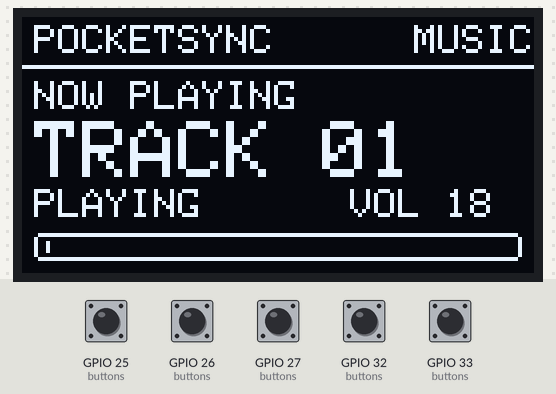
Bench run of a sketch on a simulated ESP32. Shown: 128×64 one-colour display. The test bench sets the inputs (shaded band); at power-on: GPIO 25 (buttons), GPIO 26 (buttons), GPIO 27 (buttons), GPIO 32 (buttons), GPIO 33 (buttons) HIGH. The audio player accepts every command and is not drawn; what the sketch prints to the serial monitor is not drawn.

Above: at 5.9 s.
6.0 s: GPIO 26 (buttons) pulled LOW for 0.15 s
At 6.9 s:
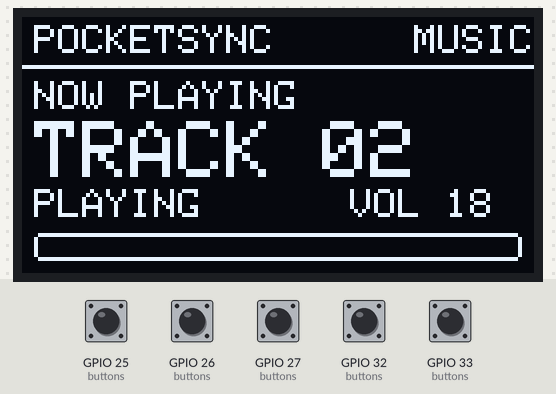
9.1 s: GPIO 25 (buttons) pulled LOW for 0.15 s
At 10.5 s:
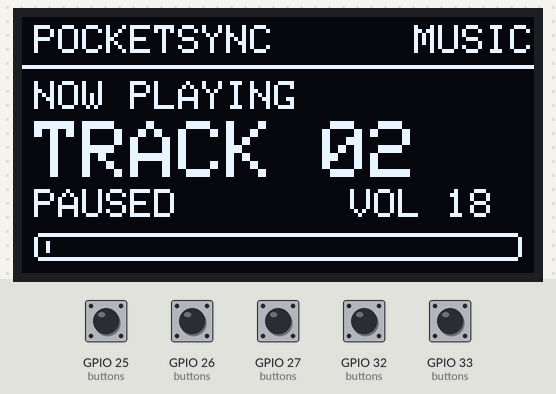
10.8 s: GPIO 26 (buttons) pulled LOW for 1 s
At 13.0 s:
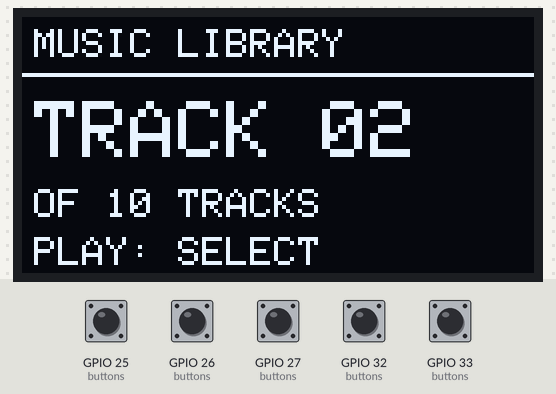
13.3 s: GPIO 27 (buttons) pulled LOW for 0.15 s
At 14.7 s:
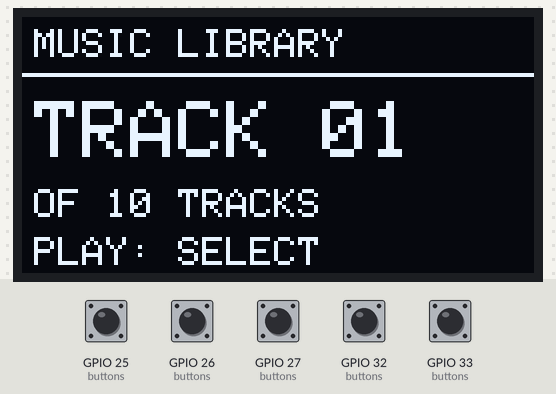
15.0 s: GPIO 25 (buttons) pulled LOW for 0.15 s
At 16.2 s:
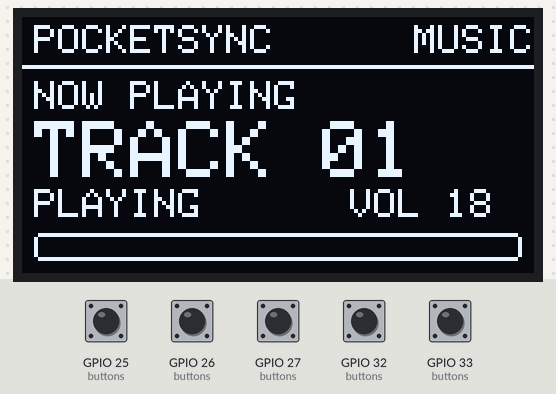
18.1 s: GPIO 32 (buttons) pulled LOW for 0.15 s
At 21.4 s:
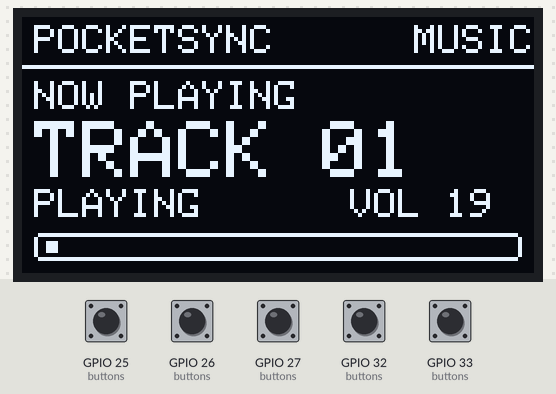
Timing chart, 0 to 21.9 s (numbered marks = the images above; inputs shaded):
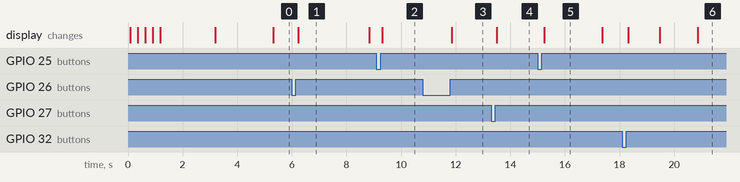

Measured:
- after the input at 6.0 s, the display: changes after 0.24 s (image 1)
- after the input at 9.1 s, the display: changes after 0.21 s (image 2)
- after the input at 10.8 s, the display: changes after 1.1 s (image 3)
- after the input at 13.3 s, the display: changes after 0.21 s (image 4)
- after the input at 15.0 s, the display: changes after 0.24 s (image 5)

The sketch:

PocketSync.ino
```cpp
#include <HardwareSerial.h>
#include <DFRobotDFPlayerMini.h>
#include <Wire.h>
#include <Adafruit_GFX.h>
#include <Adafruit_SSD1306.h>

// ============================================================
// PocketSync - ESP32 Offline Music Player
// OLED layout corrected to prevent overlapping/clipped text.
// No Node.js code, shuffle/repeat, battery code, currentTime(),
// or totalTime() calls are used.
// ============================================================

// ---------------- OLED ----------------
#define SCREEN_WIDTH  128
#define SCREEN_HEIGHT 64
#define OLED_ADDRESS  0x3C

Adafruit_SSD1306 display(SCREEN_WIDTH, SCREEN_HEIGHT, &Wire, -1);

// ---------------- DFPlayer Mini ----------------
HardwareSerial dfSerial(2);
DFRobotDFPlayerMini player;

#define DF_RX 16   // ESP32 RX2  <- DFPlayer TX
#define DF_TX 17   // ESP32 TX2  -> DFPlayer RX

// ---------------- Buttons (active LOW) ----------------
#define PLAY_BUTTON      25
#define NEXT_BUTTON      26
#define PREV_BUTTON      27
#define VOL_UP_BUTTON   32
#define VOL_DOWN_BUTTON 33

// ---------------- Player state ----------------
int currentSong = 1;
int selectedSong = 1;
int totalSongs = 0;
int volume = 18;

bool isPlaying = false;
bool playerReady = false;
bool libraryMode = false;

// ---------------- Progress display ----------------
// This is an estimated progress bar because the installed
// DFRobotDFPlayerMini library does not provide currentTime()
// or totalTime() in this setup.
const int DEFAULT_TRACK_DURATION = 180;
int trackPosition = 0;
int trackDuration = DEFAULT_TRACK_DURATION;

unsigned long trackStartMillis = 0;
unsigned long elapsedBeforePause = 0;
unsigned long lastDisplayUpdate = 0;

// ---------------- Button handling ----------------
struct Button {
  int pin;
  bool lastReading;
  bool stableState;
  unsigned long lastChange;
  unsigned long pressStart;
};

Button buttons[5] = {
  {PLAY_BUTTON, HIGH, HIGH, 0, 0},
  {NEXT_BUTTON, HIGH, HIGH, 0, 0},
  {PREV_BUTTON, HIGH, HIGH, 0, 0},
  {VOL_UP_BUTTON, HIGH, HIGH, 0, 0},
  {VOL_DOWN_BUTTON, HIGH, HIGH, 0, 0}
};

const unsigned long DEBOUNCE_TIME = 35;
const unsigned long LONG_PRESS_TIME = 700;

// ============================================================
// SMALL DISPLAY HELPERS
// ============================================================

void printTrackNumber(int song) {
  display.print("TRACK ");
  if (song < 10) display.print('0');
  display.print(song);
}

void showMessage(const char *line1, const char *line2 = "") {
  display.clearDisplay();
  display.setTextColor(SSD1306_WHITE);
  display.setTextSize(1);
  display.setCursor(0, 22);
  display.println(line1);
  if (line2[0] != '\0') {
    display.setCursor(0, 36);
    display.println(line2);
  }
  display.display();
}

// ============================================================
// STARTUP SCREEN
// ============================================================

void startupAnimation() {
  for (int i = 0; i < 4; i++) {
    display.clearDisplay();
    display.setTextColor(SSD1306_WHITE);

    // "PocketSync" is kept within the 128-pixel display width.
    display.setTextSize(2);
    display.setCursor(4, 14);
    display.print("PocketSync");

    display.drawRoundRect(5, 39, 118, 12, 4, SSD1306_WHITE);
    int fillWidth = 4 + (i * 28);
    display.fillRect(8, 42, fillWidth, 6, SSD1306_WHITE);

    display.display();
    delay(250);
  }

  showMessage("POCKETSYNC", "Loading music...");
  delay(450);
}

// ============================================================
// NOW PLAYING SCREEN
// ============================================================

void showNowPlaying() {
  display.clearDisplay();
  display.setTextColor(SSD1306_WHITE);

  // Header: separate positions, both fully inside the OLED.
  display.setTextSize(1);
  display.setCursor(3, 2);
  display.print("POCKETSYNC");
  display.setCursor(98, 2);
  display.print("MUSIC");
  display.drawLine(0, 12, 127, 12, SSD1306_WHITE);

  // Track label.
  display.setCursor(3, 16);
  display.print("NOW PLAYING");

  // Large track number on its own line; no status text beside it.
  display.setTextSize(2);
  display.setCursor(3, 26);
  printTrackNumber(currentSong);

  // Playback state and volume share a separate, non-overlapping row.
  display.setTextSize(1);
  display.setCursor(3, 43);
  display.print(isPlaying ? "PLAYING" : "PAUSED");

  display.setCursor(82, 43);
  display.print("VOL ");
  display.print(volume);

  // Progress bar.
  display.drawRoundRect(3, 54, 122, 7, 2, SSD1306_WHITE);

  if (trackDuration > 0) {
    int progressWidth = map(
      constrain(trackPosition, 0, trackDuration),
      0, trackDuration,
      0, 116
    );

    if (progressWidth > 0) {
      display.fillRect(6, 56, progressWidth, 3, SSD1306_WHITE);
    }
  }

  display.display();
}

// ============================================================
// MUSIC LIBRARY SCREEN
// ============================================================

void showLibrary() {
  display.clearDisplay();
  display.setTextColor(SSD1306_WHITE);

  display.setTextSize(1);
  display.setCursor(3, 3);
  display.print("MUSIC LIBRARY");
  display.drawLine(0, 14, 127, 14, SSD1306_WHITE);

  display.setTextSize(2);
  display.setCursor(3, 21);
  printTrackNumber(selectedSong);

  display.setTextSize(1);
  display.setCursor(3, 43);
  display.print("OF ");
  display.print(totalSongs);
  display.print(" TRACKS");

  display.setCursor(3, 55);
  display.print("PLAY: SELECT");

  display.display();
}

// ============================================================
// SCREEN REFRESH
// ============================================================

void refreshScreen() {
  if (libraryMode) {
    showLibrary();
  } else {
    showNowPlaying();
  }
}

// ============================================================
// PLAY SONG
// ============================================================

void playSong(int song) {
  if (!playerReady || totalSongs < 1) return;
  if (song < 1 || song > totalSongs) return;

  currentSong = song;
  selectedSong = song;

  trackPosition = 0;
  trackDuration = DEFAULT_TRACK_DURATION;
  elapsedBeforePause = 0;
  trackStartMillis = millis();

  player.play(currentSong);

  isPlaying = true;
  libraryMode = false;

  refreshScreen();

  Serial.print("Playing track: ");
  Serial.println(currentSong);
}

// ============================================================
// NEXT / PREVIOUS SONG
// ============================================================

void nextSong() {
  if (!playerReady || totalSongs < 1) return;

  int next = currentSong + 1;
  if (next > totalSongs) next = 1;

  playSong(next);
}

void previousSong() {
  if (!playerReady || totalSongs < 1) return;

  int previous = currentSong - 1;
  if (previous < 1) previous = totalSongs;

  playSong(previous);
}

// ============================================================
// PLAY / PAUSE
// ============================================================

void togglePlayPause() {
  if (!playerReady || totalSongs < 1) return;

  if (isPlaying) {
    elapsedBeforePause += (millis() - trackStartMillis) / 1000UL;
    player.pause();
    isPlaying = false;
  } else {
    player.start();
    trackStartMillis = millis();
    isPlaying = true;
  }

  refreshScreen();
}

// ============================================================
// VOLUME
// ============================================================

void volumeUp() {
  if (!playerReady) return;

  if (volume < 30) {
    volume++;
    player.volume(volume);

    Serial.print("Volume: ");
    Serial.println(volume);

    refreshScreen();
  }
}

void volumeDown() {
  if (!playerReady) return;

  if (volume > 0) {
    volume--;
    player.volume(volume);

    Serial.print("Volume: ");
    Serial.println(volume);

    refreshScreen();
  }
}

// ============================================================
// LIBRARY CONTROLS
// ============================================================

void toggleLibrary() {
  if (!playerReady || totalSongs < 1) return;

  libraryMode = !libraryMode;
  selectedSong = currentSong;
  refreshScreen();
}

void libraryNext() {
  if (totalSongs < 1) return;

  selectedSong++;
  if (selectedSong > totalSongs) selectedSong = 1;

  refreshScreen();
}

void libraryPrevious() {
  if (totalSongs < 1) return;

  selectedSong--;
  if (selectedSong < 1) selectedSong = totalSongs;

  refreshScreen();
}

// ============================================================
// BUTTON ACTIONS
// ============================================================

void handleButton(int index, bool longPress) {
  // PLAY: short press = play/pause or select from library.
  if (index == 0) {
    if (!longPress) {
      if (libraryMode) {
        playSong(selectedSong);
      } else {
        togglePlayPause();
      }
    }
  }

  // NEXT: long press = enter/exit library; short = next track.
  else if (index == 1) {
    if (longPress) {
      toggleLibrary();
    } else if (libraryMode) {
      libraryNext();
    } else {
      nextSong();
    }
  }

  // PREVIOUS: short press = previous track/library item.
  else if (index == 2) {
    if (!longPress) {
      if (libraryMode) {
        libraryPrevious();
      } else {
        previousSong();
      }
    }
  }

  // Volume buttons: short press only.
  else if (index == 3) {
    if (!longPress) volumeUp();
  }
  else if (index == 4) {
    if (!longPress) volumeDown();
  }
}

// ============================================================
// BUTTON SCANNER
// ============================================================

void checkButtons() {
  for (int i = 0; i < 5; i++) {
    bool reading = digitalRead(buttons[i].pin);

    if (reading != buttons[i].lastReading) {
      buttons[i].lastChange = millis();
      buttons[i].lastReading = reading;
    }

    if (millis() - buttons[i].lastChange > DEBOUNCE_TIME) {
      if (reading != buttons[i].stableState) {
        buttons[i].stableState = reading;

        if (reading == LOW) {
          buttons[i].pressStart = millis();
        } else {
          unsigned long duration = millis() - buttons[i].pressStart;
          bool longPress = duration >= LONG_PRESS_TIME;
          handleButton(i, longPress);
        }
      }
    }
  }
}

// ============================================================
// ESTIMATED PROGRESS BAR
// ============================================================

void updateProgress() {
  if (!playerReady || !isPlaying || libraryMode) return;
  if (millis() - lastDisplayUpdate < 700) return;

  lastDisplayUpdate = millis();

  unsigned long elapsed =
    elapsedBeforePause + (millis() - trackStartMillis) / 1000UL;

  trackPosition = min((int)elapsed, trackDuration);
  refreshScreen();
}

// ============================================================
// DFPLAYER EVENTS
// ============================================================

void checkPlayerEvents() {
  if (!player.available()) return;

  uint8_t type = player.readType();
  uint16_t value = player.read();

  if (type == DFPlayerPlayFinished) {
    Serial.print("Finished track: ");
    Serial.println(value);
    nextSong();
  }
  else if (type == DFPlayerError) {
    Serial.print("DFPlayer error: ");
    Serial.println(value);
  }
}

// ============================================================
// SETUP
// ============================================================

void setup() {
  Serial.begin(115200);

  // Buttons use internal pull-up resistors.
  for (int i = 0; i < 5; i++) {
    pinMode(buttons[i].pin, INPUT_PULLUP);
  }

  // ESP32 default I2C pins: SDA 21, SCL 22.
  Wire.begin(21, 22);

  if (!display.begin(SSD1306_SWITCHCAPVCC, OLED_ADDRESS)) {
    Serial.println("OLED ERROR!");
    while (true) delay(10);
  }

  display.clearDisplay();
  display.display();
  startupAnimation();

  // DFPlayer serial connection.
  dfSerial.begin(9600, SERIAL_8N1, DF_RX, DF_TX);

  if (!player.begin(dfSerial)) {
    Serial.println("DFPLAYER ERROR!");
    showMessage("DFPLAYER ERROR", "Check wiring/SD");
    while (true) delay(10);
  }

  playerReady = true;
  delay(1000);

  totalSongs = player.readFileCounts();

  if (totalSongs <= 0) {
    Serial.println("No tracks detected!");
    showMessage("NO MUSIC FOUND", "Check SD card");
    playerReady = false;
    return;
  }

  Serial.print("Tracks detected: ");
  Serial.println(totalSongs);

  player.volume(volume);
  playSong(1);
}

// ============================================================
// MAIN LOOP
// ============================================================

void loop() {
  if (!playerReady) return;

  checkButtons();
  checkPlayerEvents();
  updateProgress();
}
```
